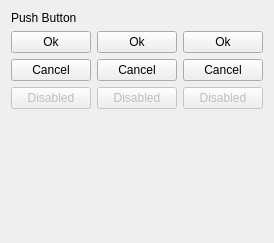
     <widget class="QWidget" name="tab_8">
      <attribute name="title">
       <string>PushButton</string>
      </attribute>
      <layout class="QVBoxLayout" name="verticalLayout_15">
       <item>
        <widget class="Origin::UIToolkit::OriginLabel" name="originLabel_2">
         <property name="text">
          <string>Push Button</string>
         </property>
        </widget>
       </item>
       <item>
        <layout class="QGridLayout" name="gridLayout">
         <item row="0" column="0">
          <widget class="Origin::UIToolkit::OriginPushButton" name="originPushButton_2">
           <property name="text">
            <string>Ok</string>
           </property>
           <property name="autoDefault">
            <bool>false</bool>
           </property>
           <property name="mButtonType" stdset="0">
            <enum>Origin::UIToolkit::OriginPushButton::ButtonPrimary</enum>
           </property>
           <property name="default">
            <bool>false</bool>
           </property>
          </widget>
         </item>
         <item row="0" column="1">
          <widget class="Origin::UIToolkit::OriginPushButton" name="originPushButton_5">
           <property name="text">
            <string>Ok</string>
           </property>
           <property name="autoDefault">
            <bool>false</bool>
           </property>
           <property name="mButtonType" stdset="0">
            <enum>Origin::UIToolkit::OriginPushButton::ButtonSecondary</enum>
           </property>
           <property name="default">
            <bool>false</bool>
           </property>
          </widget>
         </item>
         <item row="0" column="2">
          <widget class="Origin::UIToolkit::OriginPushButton" name="originPushButton_8">
           <property name="text">
            <string>Ok</string>
           </property>
           <property name="autoDefault">
            <bool>false</bool>
           </property>
           <property name="mButtonType" stdset="0">
            <enum>Origin::UIToolkit::OriginPushButton::ButtonTertiary</enum>
           </property>
           <property name="default">
            <bool>false</bool>
           </property>
          </widget>
         </item>
         <item row="1" column="0">
          <widget class="Origin::UIToolkit::OriginPushButton" name="originPushButton">
           <property name="text">
            <string>Cancel</string>
           </property>
           <property name="autoDefault">
            <bool>false</bool>
           </property>
           <property name="mButtonType" stdset="0">
            <enum>Origin::UIToolkit::OriginPushButton::ButtonPrimary</enum>
           </property>
           <property name="default">
            <bool>false</bool>
           </property>
          </widget>
         </item>
         <item row="1" column="1">
          <widget class="Origin::UIToolkit::OriginPushButton" name="originPushButton_6">
           <property name="text">
            <string>Cancel</string>
           </property>
           <property name="autoDefault">
            <bool>false</bool>
           </property>
           <property name="mButtonType" stdset="0">
            <enum>Origin::UIToolkit::OriginPushButton::ButtonSecondary</enum>
           </property>
           <property name="default">
            <bool>false</bool>
           </property>
          </widget>
         </item>
         <item row="1" column="2">
          <widget class="Origin::UIToolkit::OriginPushButton" name="Origin::UIToolkit::OriginPushButton_9">
           <property name="text">
            <string>Cancel</string>
           </property>
           <property name="autoDefault">
            <bool>false</bool>
           </property>
           <property name="mButtonType" stdset="0">
            <enum>Origin::UIToolkit::OriginPushButton::ButtonTertiary</enum>
           </property>
           <property name="default">
            <bool>false</bool>
           </property>
          </widget>
         </item>
         <item row="2" column="0">
          <widget class="Origin::UIToolkit::OriginPushButton" name="originPushButton_3">
           <property name="enabled">
            <bool>false</bool>
           </property>
           <property name="text">
            <string>Disabled</string>
           </property>
           <property name="autoDefault">
            <bool>false</bool>
           </property>
           <property name="mButtonType" stdset="0">
            <enum>Origin::UIToolkit::OriginPushButton::ButtonPrimary</enum>
           </property>
           <property name="default">
            <bool>false</bool>
           </property>
          </widget>
         </item>
         <item row="2" column="1">
          <widget class="Origin::UIToolkit::OriginPushButton" name="originPushButton_4">
           <property name="enabled">
            <bool>false</bool>
           </property>
           <property name="text">
            <string>Disabled</string>
           </property>
           <property name="autoDefault">
            <bool>false</bool>
           </property>
           <property name="mButtonType" stdset="0">
            <enum>Origin::UIToolkit::OriginPushButton::ButtonSecondary</enum>
           </property>
           <property name="default">
            <bool>false</bool>
           </property>
          </widget>
         </item>
         <item row="2" column="2">
          <widget class="Origin::UIToolkit::OriginPushButton" name="originPushButton_7">
           <property name="enabled">
            <bool>false</bool>
           </property>
           <property name="text">
            <string>Disabled</string>
           </property>
           <property name="autoDefault">
            <bool>false</bool>
           </property>
           <property name="mButtonType" stdset="0">
            <enum>Origin::UIToolkit::OriginPushButton::ButtonTertiary</enum>
           </property>
           <property name="default">
            <bool>false</bool>
           </property>
          </widget>
         </item>
        </layout>
       </item>
       <item>
        <spacer name="verticalSpacer_5">
         <property name="orientation">
          <enum>Qt::Vertical</enum>
         </property>
         <property name="sizeHint" stdset="0">
          <size>
           <width>20</width>
           <height>123</height>
          </size>
         </property>
        </spacer>
       </item>
      </layout>
     </widget>
